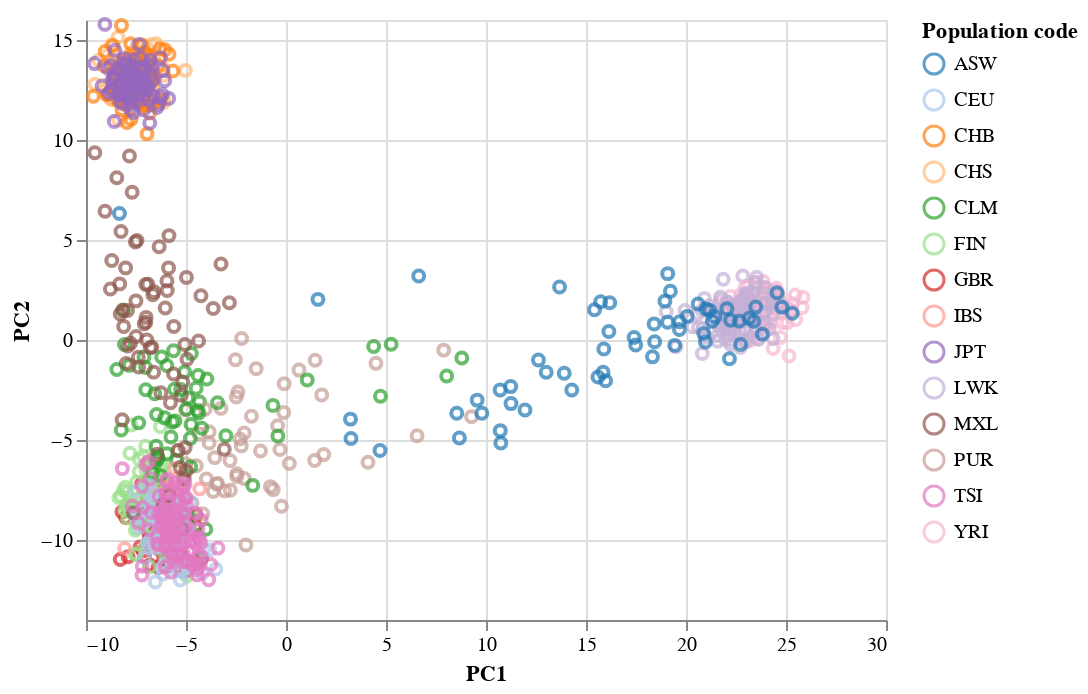

The cell this chart's notebook holds for it:
### Code cell
alt.Chart(df_plot).mark_point().encode(
                                        x='PC1',
                                        y='PC2',
                                        color=alt.Color('Population code', scale=alt.Scale(scheme='category20')))

### Figure 1 — Vega-Lite specification as saved in the notebook (floating-point values rounded to 4 significant figures; data arrays with more than 128 entries replaced by an {"elided": "..."} marker saying what was removed)
{"config": {"view": {"continuousWidth": 400, "continuousHeight": 300}}, "data": {"name": "data-369a1c3b30bddadbe8e8d909fb88bcae"}, "mark": "point", "encoding": {"color": {"field": "Population code", "scale": {"scheme": "category20"}, "type": "nominal"}, "x": {"field": "PC1", "type": "quantitative"}, "y": {"field": "PC2", "type": "quantitative"}}, "$schema": "https://vega.github.io/schema/vega-lite/v4.17.0.json", "datasets": {"data-369a1c3b30bddadbe8e8d909fb88bcae": {"elided": "1092 records"}}}
